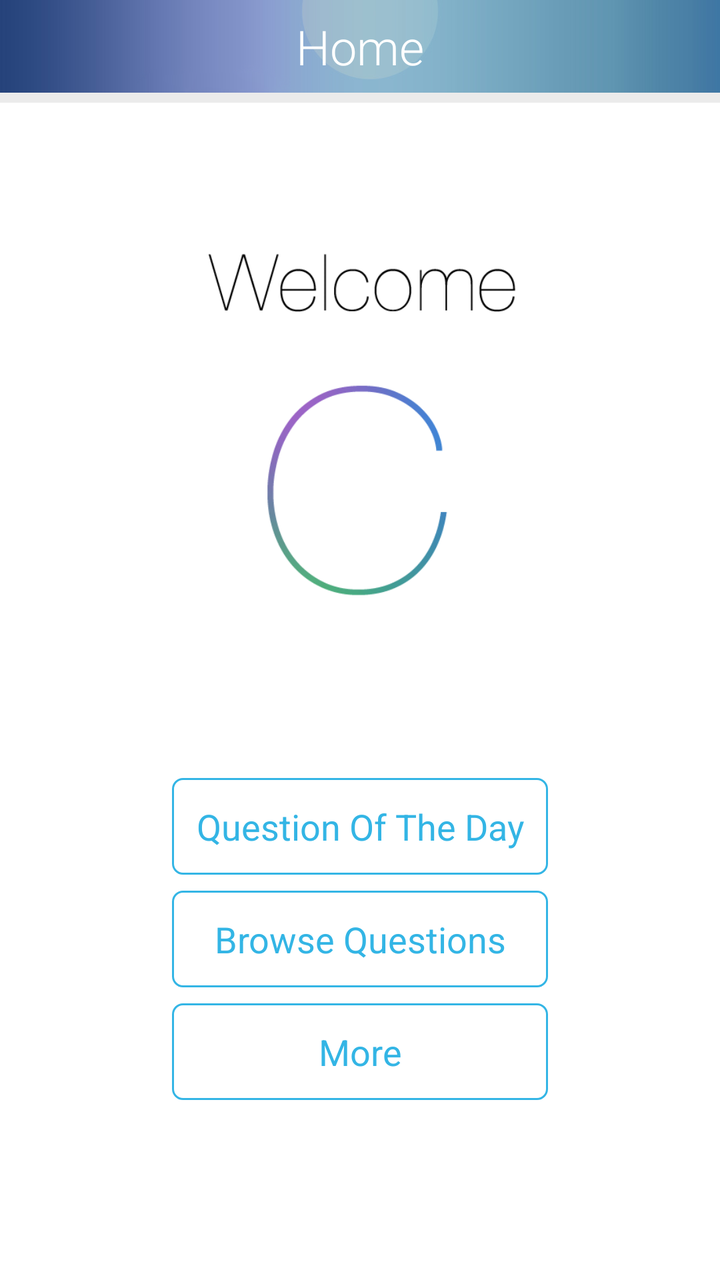
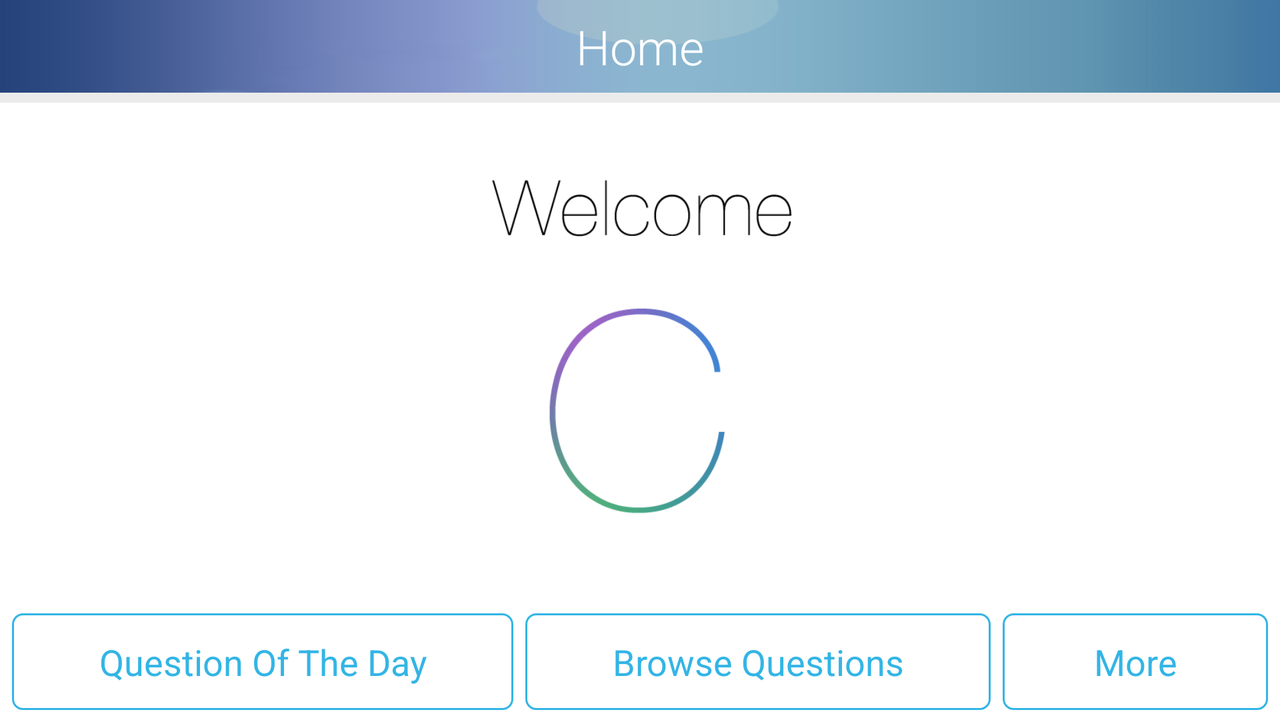

Compare how this app lays out the same screen by default and in its alternative resource folder. The renders come first, then the two layout files and the values they reference.
<!-- AndroidManifest.xml: activity theme android:Theme.Black.NoTitleBar -->
<!-- res/layout/activity_main.xml -->
<?xml version="1.0" encoding="utf-8"?>

<LinearLayout xmlns:android="http://schemas.android.com/apk/res/android"
    xmlns:tools="http://schemas.android.com/tools"
    android:layout_width="fill_parent"
    android:layout_height="fill_parent"
    android:background="@drawable/menu_background"
    android:orientation="vertical"
    tools:context="com.special.MenuActivity$HomeFragment" >

    <LinearLayout
        android:id="@+id/layout_top"
        android:layout_width="fill_parent"
        android:layout_height="wrap_content"
        android:orientation="vertical" >

        <FrameLayout
            android:layout_width="fill_parent"
            android:layout_height="wrap_content" >

            <TextView
                android:layout_width="wrap_content"
                android:layout_height="wrap_content"
                android:layout_gravity="center"
                android:fontFamily="sans-serif-light"
                android:padding="7dp"
                android:text="@string/home"
                android:textColor="@android:color/white"
                android:textSize="@dimen/textsize_large" />
        </FrameLayout>

        <ImageView
            android:layout_width="match_parent"
            android:layout_height="5dp"
            android:background="@color/bar_separator_color"
            android:contentDescription="@string/title" />
    </LinearLayout>

    <ScrollView
        android:layout_width="match_parent"
        android:layout_height="match_parent"
        android:background="@android:color/white"
        android:orientation="vertical" >

        <LinearLayout
            android:layout_width="wrap_content"
            android:layout_height="wrap_content"
            android:layout_gravity="center_horizontal"
            android:orientation="vertical" >

            <ImageView
                android:layout_width="fill_parent"
                android:layout_height="wrap_content"
                android:layout_gravity="center"
                android:contentDescription="@string/imagedescription"
                android:src="@drawable/logotrans" />

            <Button
                android:id="@+id/btn_question_of_day"
                style="@style/UIButtonInverse"
                android:layout_width="wrap_content"
                android:layout_height="wrap_content"
                android:layout_gravity="center"
                android:layout_margin="4dp"
                android:padding="12dp"
                android:text="@string/question_of_day"
                android:textSize="@dimen/textsize_medium" />

            <Button
                android:id="@+id/btn_browse_question"
                style="@style/UIButtonInverse"
                android:layout_width="match_parent"
                android:layout_height="wrap_content"
                android:layout_gravity="center"
                android:layout_margin="4dp"
                android:padding="12dp"
                android:text="@string/browse_ques"
                android:textSize="@dimen/textsize_medium" />

            <Button
                android:id="@+id/btn_more"
                style="@style/UIButtonInverse"
                android:layout_width="match_parent"
                android:layout_height="wrap_content"
                android:layout_gravity="center"
                android:layout_margin="4dp"
                android:padding="12dp"
                android:text="@string/more"
                android:textSize="@dimen/textsize_medium" />
        </LinearLayout>
    </ScrollView>

</LinearLayout>
<!-- resources referenced by this layout -->
<resources>
  <color name="bar_separator_color">#ebebeb</color>
  <dimen name="textsize_large">24dp</dimen>
  <dimen name="textsize_medium">18sp</dimen>
  <!-- drawable logotrans: png bitmap (drawable-xhdpi, 37491 bytes) -->
  <!-- drawable menu_background: png bitmap (drawable-xhdpi, 222565 bytes) -->
  <string name="browse_ques">Browse Questions</string>
  <string name="home">Home</string>
  <string name="imagedescription">Welcome</string>
  <string name="more">More</string>
  <string name="question_of_day">Question Of The Day</string>
  <string name="title">Title</string>
  <style name="UIButtonInverse">
          <item name="android:textColor">@drawable/button_selector_text</item>
          <item name="android:background">@drawable/button_selector_inverse</item>
          <item name="android:minHeight">33dp</item>
          <item name="android:minWidth">70dp</item>
          <item name="android:gravity">center</item>
          <item name="android:button">@null</item>
          <item name="android:paddingLeft">5dp</item>
          <item name="android:paddingRight">5dp</item>
      </style>
  <!-- drawable button_selector_text (drawable) -->
  <?xml version="1.0" encoding="utf-8"?>
  <selector xmlns:android="http://schemas.android.com/apk/res/android">
      <item android:state_pressed="true" android:color="#DDd4d4d4"  />
      <item android:state_pressed="false" android:state_checked="false" android:color="@color/theme_color" />
      <item android:state_pressed="false" android:state_checked="true" android:color="#fff2f2f2" />
  </selector>
  <!-- drawable button_selector_inverse (drawable) -->
  <?xml version="1.0" encoding="utf-8"?>
  <selector xmlns:android="http://schemas.android.com/apk/res/android">
      <item android:state_pressed="true" android:drawable="@drawable/tab_active_default" />
      <item android:state_focused="true" android:drawable="@drawable/tab_default" />
      <item android:drawable="@drawable/tab_default" />
  </selector>
  <color name="theme_color">#ff33b5e5</color>
  <!-- drawable tab_active_default (drawable) -->
  <?xml version="1.0" encoding="utf-8"?>
  <shape xmlns:android="http://schemas.android.com/apk/res/android"
      android:shape="rectangle"
      android:padding="10dp">
      <solid android:color="@color/theme_color" />
      <corners
          android:bottomRightRadius="@dimen/theme_corner_radius"
          android:bottomLeftRadius="@dimen/theme_corner_radius"
          android:topLeftRadius="@dimen/theme_corner_radius"
          android:topRightRadius="@dimen/theme_corner_radius" />
  </shape>
  <!-- drawable tab_default (drawable) -->
  <?xml version="1.0" encoding="utf-8"?>
  <shape xmlns:android="http://schemas.android.com/apk/res/android"
      android:shape="rectangle"
      android:padding="10dp">
      <solid android:color="@color/transparent" />
      <corners
          android:bottomRightRadius="@dimen/theme_corner_radius"
          android:bottomLeftRadius="@dimen/theme_corner_radius"
          android:topLeftRadius="@dimen/theme_corner_radius"
          android:topRightRadius="@dimen/theme_corner_radius" />
      <stroke
          android:width="1dp"
          android:color="@color/theme_color" />
  </shape>
  <dimen name="theme_corner_radius">5dp</dimen>
  <color name="transparent">@android:color/transparent</color>
</resources>
<!-- res/layout-land/activity_main.xml (the repository's variant of the layout above) -->
<!-- drawn on the phone turned sideways -->
<?xml version="1.0" encoding="utf-8"?>

<LinearLayout xmlns:android="http://schemas.android.com/apk/res/android"
    xmlns:tools="http://schemas.android.com/tools"
    android:layout_width="fill_parent"
    android:layout_height="fill_parent"
    android:background="@drawable/menu_background"
    android:orientation="vertical"
    tools:context="com.special.MenuActivity$HomeFragment" >

    <LinearLayout
        android:id="@+id/layout_top"
        android:layout_width="fill_parent"
        android:layout_height="wrap_content"
        android:orientation="vertical" >

        <FrameLayout
            android:layout_width="fill_parent"
            android:layout_height="wrap_content" >

            <TextView
                android:layout_width="wrap_content"
                android:layout_height="wrap_content"
                android:layout_gravity="center"
                android:fontFamily="sans-serif-light"
                android:padding="7dp"
                android:text="@string/home"
                android:textColor="@android:color/white"
                android:textSize="@dimen/textsize_large" />
        </FrameLayout>

        <ImageView
            android:layout_width="match_parent"
            android:layout_height="5dp"
            android:background="@color/bar_separator_color"
            android:contentDescription="title" />
    </LinearLayout>

    <RelativeLayout
        android:id="@+id/RelativeLayout1"
        android:layout_width="match_parent"
        android:layout_height="match_parent"
        android:background="@android:color/white"
        android:orientation="vertical" >

        <ImageView
            android:id="@+id/ImageView1"
            android:layout_width="fill_parent"
            android:layout_height="wrap_content"
            android:layout_above="@+id/linearlayout"
            android:layout_alignParentLeft="true"
            android:layout_alignParentTop="true"
            android:layout_gravity="center"
            android:layout_weight="1"
            android:contentDescription="@string/imagedescription"
            android:src="@drawable/logotrans" />

        <LinearLayout
            android:id="@+id/linearlayout"
            android:layout_width="match_parent"
            android:layout_height="wrap_content"
            android:layout_alignParentBottom="true"
            android:orientation="horizontal"
            android:paddingBottom="5dp" >

            <Button
                android:id="@+id/btn_question_of_day"
                style="@style/UIButtonInverse"
                android:layout_width="wrap_content"
                android:layout_height="wrap_content"
                android:layout_gravity="center"
                android:layout_marginLeft="6dp"
                android:layout_weight="1"
                android:padding="12dp"
                android:text="@string/question_of_day"
                android:textSize="@dimen/textsize_medium" />

            <Button
                android:id="@+id/btn_browse_question"
                style="@style/UIButtonInverse"
                android:layout_width="wrap_content"
                android:layout_height="wrap_content"
                android:layout_gravity="center"
                android:layout_marginLeft="6dp"
                android:layout_weight="1"
                android:padding="12dp"
                android:text="@string/browse_ques"
                android:textSize="@dimen/textsize_medium" />

            <Button
                android:id="@+id/btn_more"
                style="@style/UIButtonInverse"
                android:layout_width="wrap_content"
                android:layout_height="wrap_content"
                android:layout_gravity="center"
                android:layout_marginLeft="6dp"
                android:layout_weight="1"
                android:padding="12dp"
                android:layout_marginRight="6dp"
                android:text="@string/more"
                android:textSize="@dimen/textsize_medium" />
        </LinearLayout>
    </RelativeLayout>

</LinearLayout>
<!-- resources referenced by the variant -->
<!-- as the phone turned sideways resolves them -->
<resources>
  <color name="bar_separator_color">#ebebeb</color>
  <dimen name="textsize_large">24dp</dimen>
  <dimen name="textsize_medium">18sp</dimen>
  <!-- drawable logotrans: png bitmap (drawable-xhdpi, 37491 bytes) -->
  <!-- drawable menu_background: png bitmap (drawable-xhdpi, 222565 bytes) -->
  <string name="browse_ques">Browse Questions</string>
  <string name="home">Home</string>
  <string name="imagedescription">Welcome</string>
  <string name="more">More</string>
  <string name="question_of_day">Question Of The Day</string>
  <style name="UIButtonInverse">
          <item name="android:textColor">@drawable/button_selector_text</item>
          <item name="android:background">@drawable/button_selector_inverse</item>
          <item name="android:minHeight">33dp</item>
          <item name="android:minWidth">70dp</item>
          <item name="android:gravity">center</item>
          <item name="android:button">@null</item>
          <item name="android:paddingLeft">5dp</item>
          <item name="android:paddingRight">5dp</item>
      </style>
  <!-- drawable button_selector_text (drawable) -->
  <?xml version="1.0" encoding="utf-8"?>
  <selector xmlns:android="http://schemas.android.com/apk/res/android">
      <item android:state_pressed="true" android:color="#DDd4d4d4"  />
      <item android:state_pressed="false" android:state_checked="false" android:color="@color/theme_color" />
      <item android:state_pressed="false" android:state_checked="true" android:color="#fff2f2f2" />
  </selector>
  <!-- drawable button_selector_inverse (drawable) -->
  <?xml version="1.0" encoding="utf-8"?>
  <selector xmlns:android="http://schemas.android.com/apk/res/android">
      <item android:state_pressed="true" android:drawable="@drawable/tab_active_default" />
      <item android:state_focused="true" android:drawable="@drawable/tab_default" />
      <item android:drawable="@drawable/tab_default" />
  </selector>
  <color name="theme_color">#ff33b5e5</color>
  <!-- drawable tab_active_default (drawable) -->
  <?xml version="1.0" encoding="utf-8"?>
  <shape xmlns:android="http://schemas.android.com/apk/res/android"
      android:shape="rectangle"
      android:padding="10dp">
      <solid android:color="@color/theme_color" />
      <corners
          android:bottomRightRadius="@dimen/theme_corner_radius"
          android:bottomLeftRadius="@dimen/theme_corner_radius"
          android:topLeftRadius="@dimen/theme_corner_radius"
          android:topRightRadius="@dimen/theme_corner_radius" />
  </shape>
  <!-- drawable tab_default (drawable) -->
  <?xml version="1.0" encoding="utf-8"?>
  <shape xmlns:android="http://schemas.android.com/apk/res/android"
      android:shape="rectangle"
      android:padding="10dp">
      <solid android:color="@color/transparent" />
      <corners
          android:bottomRightRadius="@dimen/theme_corner_radius"
          android:bottomLeftRadius="@dimen/theme_corner_radius"
          android:topLeftRadius="@dimen/theme_corner_radius"
          android:topRightRadius="@dimen/theme_corner_radius" />
      <stroke
          android:width="1dp"
          android:color="@color/theme_color" />
  </shape>
  <dimen name="theme_corner_radius">5dp</dimen>
  <color name="transparent">@android:color/transparent</color>
</resources>
